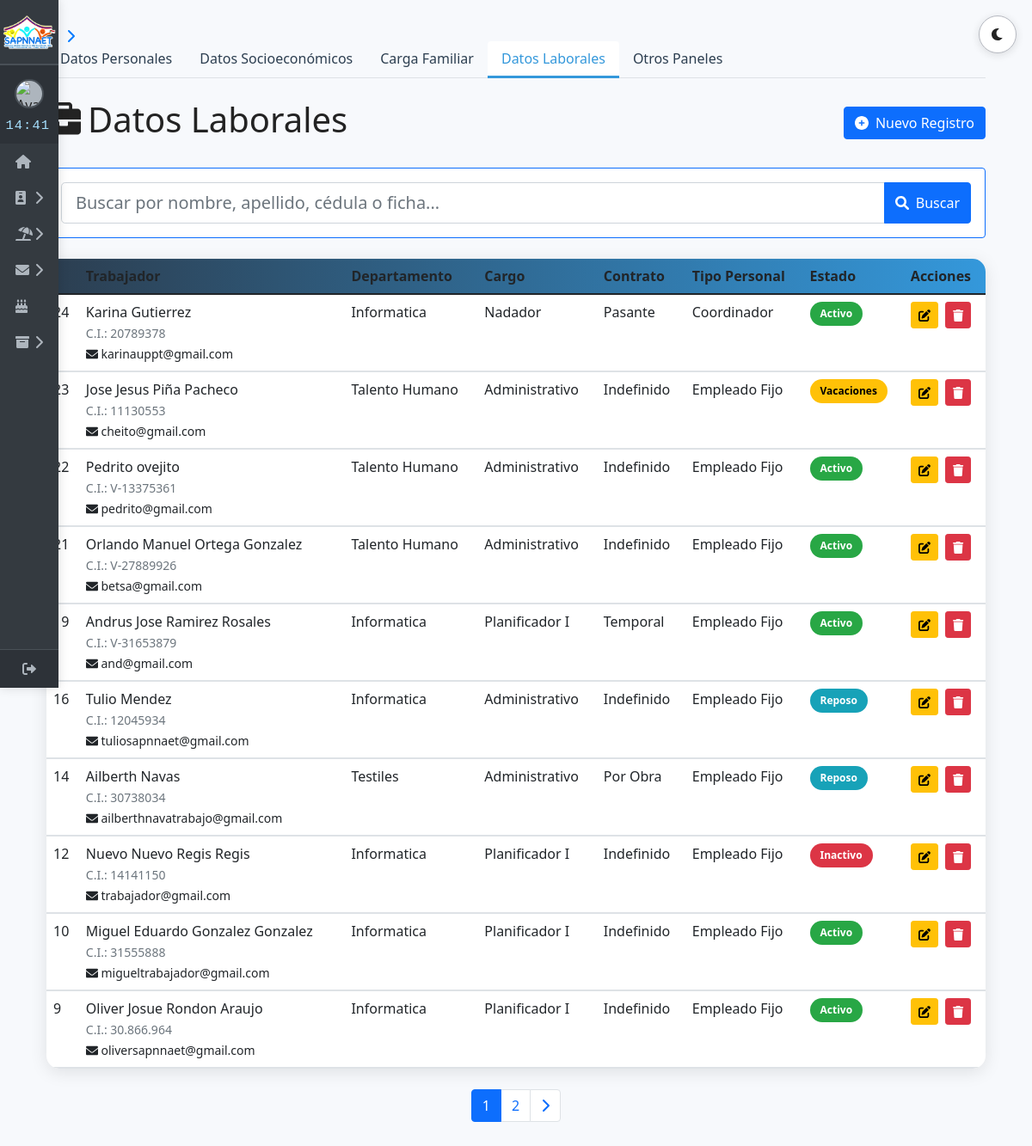
/inicio/gestion/gestion_laboral.php, run on an earlier commit of the app's database.
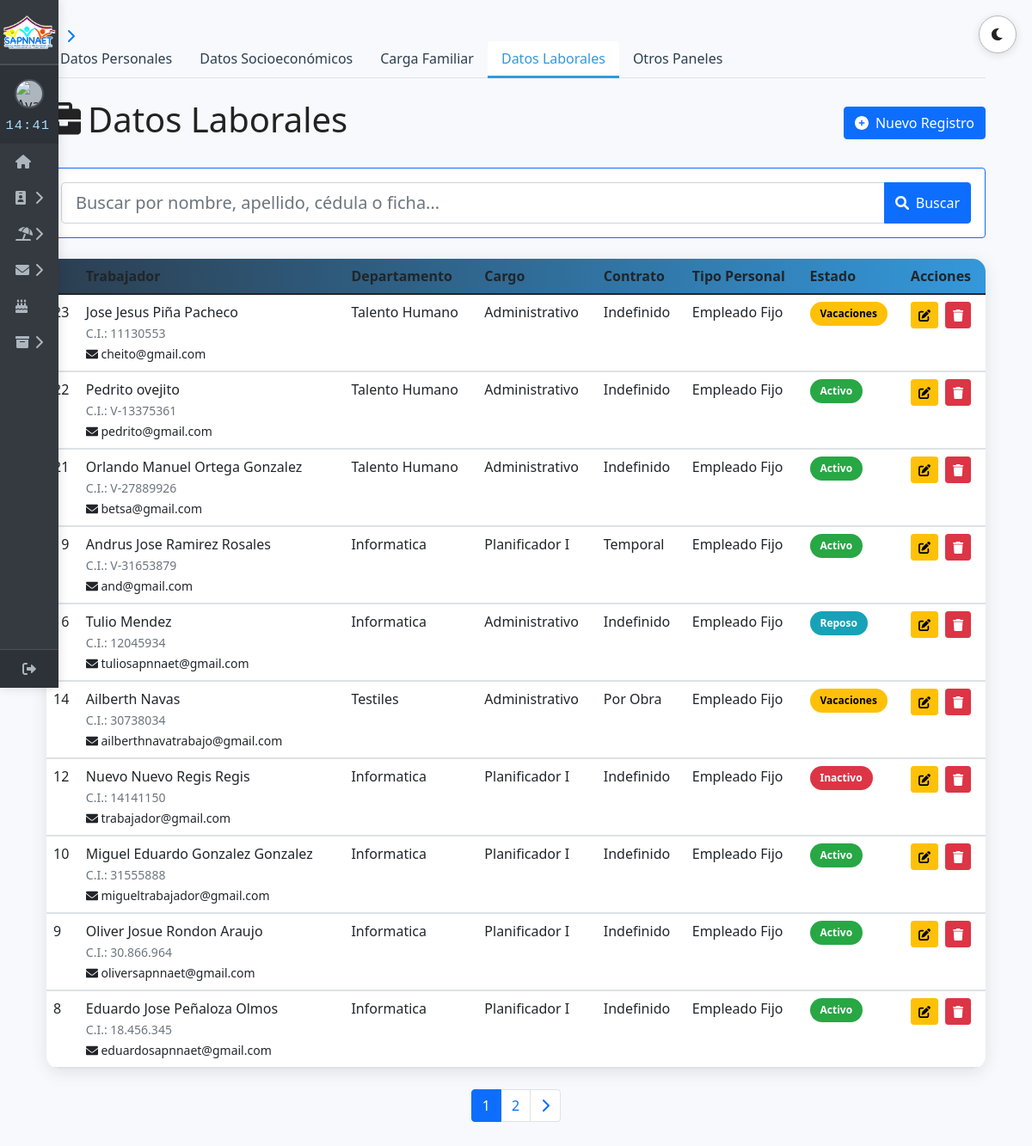
And on a later commit of the database.
### tables this page shows
CREATE TABLE IF NOT EXISTS `datos_laborales` (
  `id_laboral` int NOT NULL AUTO_INCREMENT,
  `id_pers` int NOT NULL,
  `correo_institucional` varchar(100) DEFAULT NULL,
  `fecha_ingreso` date NOT NULL,
  `descripcion_funciones` text,
  `ficha` varchar(50) DEFAULT NULL,
  `id_departamento` int DEFAULT NULL,
  `id_cargo` int DEFAULT NULL,
  `id_contrato` int DEFAULT NULL,
  `id_coordinacion` int DEFAULT NULL,
  `ha_trabajado_anteriormente` enum('Sí','No') DEFAULT 'No',
  `nombre_empresa_anterior` varchar(255) DEFAULT NULL,
  `ano_ingreso_anterior` date DEFAULT NULL,
  `ano_culminacion_anterior` date DEFAULT NULL,
  `fecha_registro` timestamp NULL DEFAULT CURRENT_TIMESTAMP,
  `fecha_actualizacion` timestamp NULL DEFAULT CURRENT_TIMESTAMP ON UPDATE CURRENT_TIMESTAMP,
  `estado` enum('activo','vacaciones','inactivo','reposo') DEFAULT 'activo',
  `id_tipo_personal` int DEFAULT NULL,
  PRIMARY KEY (`id_laboral`),
  UNIQUE KEY `correo_institucional` (`correo_institucional`),
  KEY `id_pers` (`id_pers`),
  KEY `id_departamento` (`id_departamento`),
  KEY `id_cargo` (`id_cargo`),
  KEY `id_contrato` (`id_contrato`),
  KEY `id_coordinacion` (`id_coordinacion`),
  KEY `fk_datos_laborales_tipos_personal` (`id_tipo_personal`)
);

CREATE TABLE IF NOT EXISTS `datos_personales` (
  `id_pers` int NOT NULL AUTO_INCREMENT,
  `nombres` varchar(100) NOT NULL,
  `apellidos` varchar(100) NOT NULL,
  `cedula_identidad` varchar(20) DEFAULT NULL,
  `pasaporte` varchar(20) DEFAULT NULL,
  `rif` varchar(20) DEFAULT NULL,
  `genero` enum('Masculino','Femenino','No binario','Prefiero no decir','Otro') NOT NULL,
  `fecha_nacimiento` date DEFAULT NULL,
  `nacionalidad` varchar(50) DEFAULT NULL,
  `correo_electronico` varchar(100) DEFAULT NULL,
  `telefono_contacto` varchar(20) DEFAULT NULL,
  `telefono_contacto_secundario` varchar(20) DEFAULT NULL,
  `nombre_contacto_emergencia` varchar(100) DEFAULT NULL,
  `apellido_contacto_emergencia` varchar(100) DEFAULT NULL,
  `telefono_contacto_emergencia` varchar(20) DEFAULT NULL,
  `tiene_discapacidad` varchar(50) DEFAULT NULL,
  `tiene_licencia_conducir` varchar(30) DEFAULT NULL,
  `numero_seguro_social` varchar(30) DEFAULT NULL,
  `fecha_registro` timestamp NULL DEFAULT CURRENT_TIMESTAMP,
  `fecha_actualizacion` timestamp NULL DEFAULT CURRENT_TIMESTAMP ON UPDATE CURRENT_TIMESTAMP,
  `direccion` varchar(100) NOT NULL,
  `detalle_discapacidad` varchar(255) DEFAULT 'No',
  `detalle_licencia` varchar(255) DEFAULT 'No',
  PRIMARY KEY (`id_pers`),
  UNIQUE KEY `cedula_identidad` (`cedula_identidad`),
  UNIQUE KEY `correo_electronico` (`correo_electronico`)
);

CREATE TABLE IF NOT EXISTS `departamentos` (
  `id_departamento` int NOT NULL AUTO_INCREMENT,
  `nombre` varchar(100) NOT NULL,
  PRIMARY KEY (`id_departamento`)
);

CREATE TABLE IF NOT EXISTS `cargos` (
  `id_cargo` int NOT NULL AUTO_INCREMENT,
  `nombre` varchar(100) NOT NULL,
  `nivel` enum('Junior','Senior','Gerencial','Directivo') DEFAULT NULL,
  `sueldo` decimal(10,2) NOT NULL,
  PRIMARY KEY (`id_cargo`)
);

CREATE TABLE IF NOT EXISTS `tipos_contrato` (
  `id_contrato` int NOT NULL AUTO_INCREMENT,
  `nombre` varchar(25) NOT NULL,
  PRIMARY KEY (`id_contrato`)
);

CREATE TABLE IF NOT EXISTS `tipos_personal` (
  `id_tipo_personal` int NOT NULL AUTO_INCREMENT,
  `nombre` enum('Jefe de Direccion','Coordinador','Empleado Contratado','Empleado Fijo','Obrero Contratado','Obrero Fijo') NOT NULL,
  PRIMARY KEY (`id_tipo_personal`)
);

### inicio/gestion/gestion_laboral.php (the view, shortened to what the rows shown need)
<?php
require 'conexion/conexion_db.php';
$busqueda = isset($_GET['busqueda']) ? trim($_GET['busqueda']) : '';
$registros_por_pagina = 10;
$pagina_actual = isset($_GET['pagina']) ? (int)$_GET['pagina'] : 1;
$condicion_busqueda = '';
$parametros = array();
$tipos = '';
$offset = ($pagina_actual - 1) * $registros_por_pagina;
$sql = "SELECT dl.*,
                 dp.nombres, dp.apellidos, dp.cedula_identidad,
                 d.nombre AS nombre_departamento,
                 c.nombre AS nombre_cargo,
                 tc.nombre AS tipo_contrato,
                 co.nombre AS nombre_coordinacion,
                 tp.nombre AS nombre_tipo_personal
          FROM datos_laborales dl
          LEFT JOIN datos_personales dp ON dl.id_pers = dp.id_pers
          LEFT JOIN departamentos d ON dl.id_departamento = d.id_departamento
          LEFT JOIN cargos c ON dl.id_cargo = c.id_cargo
          LEFT JOIN tipos_contrato tc ON dl.id_contrato = tc.id_contrato
          LEFT JOIN coordinaciones co ON dl.id_coordinacion = co.id_coordinacion
          LEFT JOIN tipos_personal tp ON dl.id_tipo_personal = tp.id_tipo_personal
          $condicion_busqueda
          ORDER BY dl.fecha_registro DESC
          LIMIT ? OFFSET ?";
$stmt = $conexion->prepare($sql);
if (!empty($parametros)) {
    $tipos .= 'ii';
    $parametros[] = $registros_por_pagina;
    $parametros[] = $offset;
    $stmt->bind_param($tipos, ...$parametros);
} else {
    $stmt->bind_param("ii", $registros_por_pagina, $offset);
}
$stmt->execute();
$resultado = $stmt->get_result();
$registros = $resultado->fetch_all(MYSQLI_ASSOC);
require $_SERVER['DOCUMENT_ROOT']."/proyecto/inicio/sidebar.php";
?>
<!DOCTYPE html>
<html lang="es" data-theme="light">
<head>
    <link href="https://cdn.jsdelivr.net/npm/bootstrap@5.1.3/dist/css/bootstrap.min.css" rel="stylesheet">
    <link rel="stylesheet" href="https://cdnjs.cloudflare.com/ajax/libs/font-awesome/6.0.0/css/all.min.css">
</head>
<body>
    <div class="container py-5">
        <div class="d-flex justify-content-between align-items-center mb-4">
            <h1><i class="fas fa-briefcase me-2"></i>Datos Laborales</h1>
        </div>
        <?php if (empty($registros)): ?>
            <div class="card no-results-card py-5 text-center">
                <div class="card-body">
                    <i class="fas fa-search no-results-icon"></i>
                    <h3 class="no-results-title">No se encontraron registros</h3>
                    <p class="no-results-text">
                        <?php if (!empty($busqueda)): ?>
                            No encontramos resultados para: <strong><?= htmlspecialchars($busqueda) ?></strong>
                        <?php else: ?>
                            No hay datos laborales registrados
                        <?php endif; ?>
                    </p>
                    <p class="no-results-suggest">
                        <?php if (!empty($busqueda)): ?>
                            <i class="fas fa-lightbulb me-2"></i>Sugerencias:
                        <?php endif; ?>
                    </p>
                    <ul class="list-unstyled">
                        <?php if (!empty($busqueda)): ?>
                            <li>• Verifica la ortografía de tu búsqueda</li>
                            <li>• Intenta con términos más generales</li>
                            <li>• Prueba buscar solo por nombre o apellido</li>
                        <?php else: ?>
                            <li>• Agrega un nuevo registro usando el botón "Nuevo Registro"</li>
                        <?php endif; ?>
                    </ul>
                    <?php if (!empty($busqueda)): ?>
                        <a href="gestion_laboral.php" class="btn btn-primary mt-3">
                            <i class="fas fa-redo me-2"></i>Ver todos los registros
                        </a>
                    <?php endif; ?>
                </div>
            </div>
        <?php else: ?>
            <div class="data-table">
                <table class="table table-hover mb-0">
                    <thead>
                        <tr>
                            <th></th>
                            <th>Trabajador</th>
                            <th>Departamento</th>
                            <th>Cargo</th>
                            <th>Contrato</th>
                            <th>Tipo Personal</th>
                            <th>Estado</th>
                            <th>Acciones</th>
                        </tr>
                    </thead>
                    <tbody>
                        <?php foreach($registros as $registro): ?>
                        <tr data-bs-toggle="collapse" href="#detalle-<?= htmlspecialchars($registro['id_laboral']) ?>" role="button">
                            <td><?= htmlspecialchars($registro['id_laboral']) ?></td>
                            <td>
                                <?= htmlspecialchars($registro['nombres'] . ' ' . $registro['apellidos']) ?><br>
                                <small class="text-muted">C.I.: <?= htmlspecialchars($registro['cedula_identidad']) ?></small><br>
                                <small><i class="fas fa-envelope"></i> <?= htmlspecialchars($registro['correo_institucional']) ?></small>
                            </td>
                            <td><?= htmlspecialchars($registro['nombre_departamento'] ?? 'N/A') ?></td>
                            <td><?= htmlspecialchars($registro['nombre_cargo'] ?? 'N/A') ?></td>
                            <td><?= htmlspecialchars($registro['tipo_contrato'] ?? 'N/A') ?></td>
                            <td><?= htmlspecialchars($registro['nombre_tipo_personal'] ?? 'N/A') ?></td>
                            <td>
                                <?php
                                    $claseEstado = '';
                                    switch($registro['estado']) {
                                        case 'activo': $claseEstado = 'activo'; break;
                                        case 'vacaciones': $claseEstado = 'vacaciones'; break;
                                        case 'inactivo': $claseEstado = 'inactivo'; break;
                                        case 'reposo': $claseEstado = 'reposo'; break;
                                    }
                                ?>
                                <span class="badge badge-estado <?= $claseEstado ?>">
                                    <?= htmlspecialchars(ucfirst($registro['estado'])) ?>
                                </span>
                            </td>
                            <td>
                                <div class="d-flex gap-2">
                                    <a href="edit/editdatos_laboral.php?id=<?= htmlspecialchars($registro['id_laboral']) ?>"
                                       class="btn btn-sm btn-warning"
                                       title="Editar">
                                        <i class="fas fa-edit"></i>
                                    </a>
                                    <form method="POST" class="d-inline">
                                        <button type="submit"
                                                name="eliminar_registro"
                                                class="btn btn-sm btn-danger"
                                                title="Eliminar"
                                                onclick="return confirm('¿Borrar permanentemente este registro laboral?')">
                                            <i class="fas fa-trash"></i>
                                        </button>
                                    </form>
                                </div>
                            </td>
                        </tr>
                        <tr class="detail-row">
                            <td colspan="9" class="detail-cell">
                            </td>
                        </tr>
                        <?php endforeach; ?>
                    </tbody>
                </table>
            </div>
        <?php endif; ?>
    </div>
</body>
</html>

What changed in the data, as far as the page shows it:
removed datos_laborales: id_laboral "24", id_pers.apellidos "Karina Gutierrez", id_pers.cedula_identidad "20789378", correo_institucional "karinauppt@gmail.com", id_departamento.nombre "Informatica", id_cargo.nombre "Nadador", id_contrato.nombre "Pasante", id_tipo_personal.nombre "Coordinador", estado "Activo"
changed datos_laborales "ailberthnavatrabajo@gmail.com": estado "Reposo" → "Vacaciones"
now on this page (row unchanged): datos_laborales: id_laboral "8", id_pers.apellidos "Eduardo Jose Peñaloza Olmos", id_pers.cedula_identidad "18.456.345", correo_institucional "eduardosapnnaet@gmail.com", id_departamento.nombre "Informatica", id_cargo.nombre "Planificador I", id_contrato.nombre "Indefinido", id_tipo_personal.nombre "Empleado Fijo", estado "Activo"
